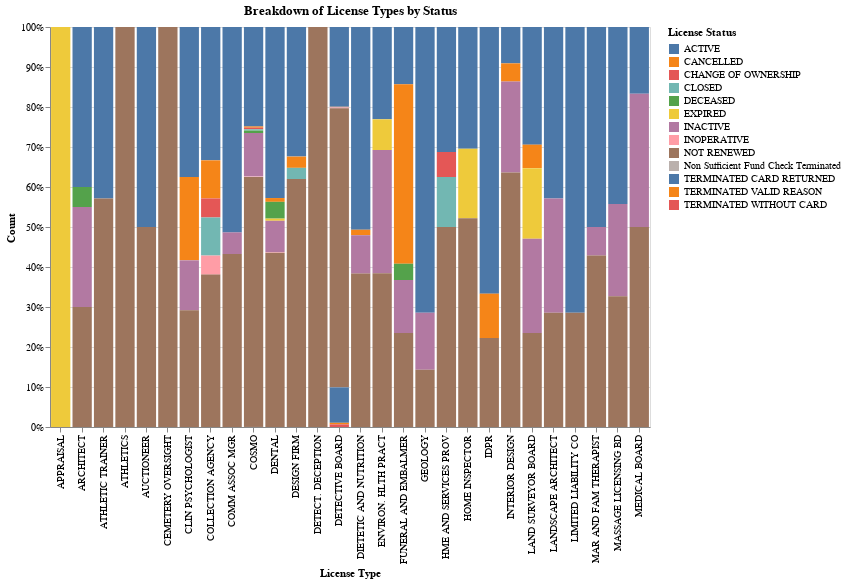

Source (notebook cell):
### Code cell
import altair as alt

# Visualization 1: Breakdown of license types by status

# Prepare the data: Count the occurrences of each status within each license type
license_status_counts = licenses_df.groupby(['License Type', 'License Status']).size().reset_index(name='Count')

# Create the chart: Stacked bar chart
chart1 = alt.Chart(license_status_counts).mark_bar().encode(
    x='License Type',
    y=alt.Y('Count', stack='normalize'),
    color='License Status',
    tooltip=['License Type', 'License Status', 'Count']
).properties(
    width=600,
    height=400,
    title="Breakdown of License Types by Status"
).interactive()

chart1

### Figure 1 — Vega-Lite specification as saved in the notebook (floating-point values rounded to 4 significant figures)
{"config": {"view": {"continuousWidth": 300, "continuousHeight": 300}}, "data": {"name": "data-405f1a50d0cd29fe2260e00bf5c23752"}, "mark": {"type": "bar"}, "encoding": {"color": {"field": "License Status", "type": "nominal"}, "tooltip": [{"field": "License Type", "type": "nominal"}, {"field": "License Status", "type": "nominal"}, {"field": "Count", "type": "quantitative"}], "x": {"field": "License Type", "type": "nominal"}, "y": {"field": "Count", "stack": "normalize", "type": "quantitative"}}, "height": 400, "params": [{"name": "param_8", "select": {"type": "interval", "encodings": ["x", "y"]}, "bind": "scales"}], "title": "Breakdown of License Types by Status", "width": 600, "$schema": "https://vega.github.io/schema/vega-lite/v5.16.3.json", "datasets": {"data-405f1a50d0cd29fe2260e00bf5c23752": [{"License Type": "APPRAISAL", "License Status": "EXPIRED", "Count": 5}, {"License Type": "ARCHITECT", "License Status": "ACTIVE", "Count": 8}, {"License Type": "ARCHITECT", "License Status": "DECEASED", "Count": 1}, {"License Type": "ARCHITECT", "License Status": "INACTIVE", "Count": 5}, {"License Type": "ARCHITECT", "License Status": "NOT RENEWED", "Count": 6}, {"License Type": "ATHLETIC TRAINER", "License Status": "ACTIVE", "Count": 6}, {"License Type": "ATHLETIC TRAINER", "License Status": "NOT RENEWED", "Count": 8}, {"License Type": "ATHLETICS", "License Status": "NOT RENEWED", "Count": 15}, {"License Type": "AUCTIONEER", "License Status": "ACTIVE", "Count": 1}, {"License Type": "AUCTIONEER", "License Status": "NOT RENEWED", "Count": 1}, {"License Type": "CEMETERY OVERSIGHT", "License Status": "NOT RENEWED", "Count": 1}, {"License Type": "CLIN PSYCHOLOGIST", "License Status": "ACTIVE", "Count": 9}, {"License Type": "CLIN PSYCHOLOGIST", "License Status": "CANCELLED", "Count": 5}, {"License Type": "CLIN PSYCHOLOGIST", "License Status": "INACTIVE", "Count": 3}, {"License Type": "CLIN PSYCHOLOGIST", "License Status": "NOT RENEWED", "Count": 7}, {"License Type": "COLLECTION AGENCY", "License Status": "ACTIVE", "Count": 7}, {"License Type": "COLLECTION AGENCY", "License Status": "CANCELLED", "Count": 2}, {"License Type": "COLLECTION AGENCY", "License Status": "CHANGE OF OWNERSHIP", "Count": 1}, {"License Type": "COLLECTION AGENCY", "License Status": "CLOSED", "Count": 2}, {"License Type": "COLLECTION AGENCY", "License Status": "INOPERATIVE", "Count": 1}, {"License Type": "COLLECTION AGENCY", "License Status": "NOT RENEWED", "Count": 8}, {"License Type": "COMM ASSOC MGR", "License Status": "ACTIVE", "Count": 19}, {"License Type": "COMM ASSOC MGR", "License Status": "INACTIVE", "Count": 2}, {"License Type": "COMM ASSOC MGR", "License Status": "NOT RENEWED", "Count": 16}, {"License Type": "COSMO", "License Status": "ACTIVE", "Count": 940}, {"License Type": "COSMO", "License Status": "CANCELLED", "Count": 12}, {"License Type": "COSMO", "License Status": "CHANGE OF OWNERSHIP", "Count": 15}, {"License Type": "COSMO", "License Status": "CLOSED", "Count": 12}, {"License Type": "COSMO", "License Status": "DECEASED", "Count": 23}, {"License Type": "COSMO", "License Status": "INACTIVE", "Count": 412}, {"License Type": "COSMO", "License Status": "INOPERATIVE", "Count": 3}, {"License Type": "COSMO", "License Status": "NOT RENEWED", "Count": 2363}, {"License Type": "COSMO", "License Status": "Non Sufficient Fund Check Terminated", "Count": 1}, {"License Type": "DENTAL", "License Status": "ACTIVE", "Count": 316}, {"License Type": "DENTAL", "License Status": "CANCELLED", "Count": 7}, {"License Type": "DENTAL", "License Status": "DECEASED", "Count": 31}, {"License Type": "DENTAL", "License Status": "EXPIRED", "Count": 4}, {"License Type": "DENTAL", "License Status": "INACTIVE", "Count": 58}, {"License Type": "DENTAL", "License Status": "INOPERATIVE", "Count": 1}, {"License Type": "DENTAL", "License Status": "NOT RENEWED", "Count": 322}, {"License Type": "DESIGN FIRM", "License Status": "ACTIVE", "Count": 23}, {"License Type": "DESIGN FIRM", "License Status": "CANCELLED", "Count": 2}, {"License Type": "DESIGN FIRM", "License Status": "CLOSED", "Count": 2}, {"License Type": "DESIGN FIRM", "License Status": "NOT RENEWED", "Count": 44}, {"License Type": "DETECT. DECEPTION", "License Status": "NOT RENEWED", "Count": 2}, {"License Type": "DETECTIVE BOARD", "License Status": "ACTIVE", "Count": 971}, {"License Type": "DETECTIVE BOARD", "License Status": "CANCELLED", "Count": 2}, {"License Type": "DETECTIVE BOARD", "License Status": "CLOSED", "Count": 3}, {"License Type": "DETECTIVE BOARD", "License Status": "DECEASED", "Count": 1}, {"License Type": "DETECTIVE BOARD", "License Status": "INACTIVE", "Count": 1}, {"License Type": "DETECTIVE BOARD", "License Status": "INOPERATIVE", "Count": 11}, {"License Type": "DETECTIVE BOARD", "License Status": "NOT RENEWED", "Count": 3395}, {"License Type": "DETECTIVE BOARD", "License Status": "Non Sufficient Fund Check Terminated", "Count": 1}, {"License Type": "DETECTIVE BOARD", "License Status": "TERMINATED CARD RETURNED", "Count": 431}, {"License Type": "DETECTIVE BOARD", "License Status": "TERMINATED VALID REASON", "Count": 19}, {"License Type": "DETECTIVE BOARD", "License Status": "TERMINATED WITHOUT CARD", "Count": 32}, {"License Type": "DIETETIC AND NUTRITION", "License Status": "ACTIVE", "Count": 37}, {"License Type": "DIETETIC AND NUTRITION", "License Status": "CANCELLED", "Count": 1}, {"License Type": "DIETETIC AND NUTRITION", "License Status": "INACTIVE", "Count": 7}, {"License Type": "DIETETIC AND NUTRITION", "License Status": "NOT RENEWED", "Count": 28}, {"License Type": "ENVIRON. HLTH PRACT", "License Status": "ACTIVE", "Count": 3}, {"License Type": "ENVIRON. HLTH PRACT", "License Status": "EXPIRED", "Count": 1}, {"License Type": "ENVIRON. HLTH PRACT", "License Status": "INACTIVE", "Count": 4}, {"License Type": "ENVIRON. HLTH PRACT", "License Status": "NOT RENEWED", "Count": 5}, {"License Type": "FUNERAL AND EMBALMER", "License Status": "ACTIVE", "Count": 14}, {"License Type": "FUNERAL AND EMBALMER", "License Status": "CANCELLED", "Count": 44}, {"License Type": "FUNERAL AND EMBALMER", "License Status": "DECEASED", "Count": 4}, {"License Type": "FUNERAL AND EMBALMER", "License Status": "INACTIVE", "Count": 13}, {"License Type": "FUNERAL AND EMBALMER", "License Status": "NOT RENEWED", "Count": 23}, {"License Type": "GEOLOGY", "License Status": "ACTIVE", "Count": 5}, {"License Type": "GEOLOGY", "License Status": "INACTIVE", "Count": 1}, {"License Type": "GEOLOGY", "License Status": "NOT RENEWED", "Count": 1}, {"License Type": "HME AND SERVICES PROV", "License Status": "ACTIVE", "Count": 5}, {"License Type": "HME AND SERVICES PROV", "License Status": "CHANGE OF OWNERSHIP", "Count": 1}, {"License Type": "HME AND SERVICES PROV", "License Status": "CLOSED", "Count": 2}, {"License Type": "HME AND SERVICES PROV", "License Status": "NOT RENEWED", "Count": 8}, {"License Type": "HOME INSPECTOR", "License Status": "ACTIVE", "Count": 14}, {"License Type": "HOME INSPECTOR", "License Status": "EXPIRED", "Count": 8}, {"License Type": "HOME INSPECTOR", "License Status": "NOT RENEWED", "Count": 24}, {"License Type": "IDPR", "License Status": "ACTIVE", "Count": 6}, {"License Type": "IDPR", "License Status": "CANCELLED", "Count": 1}, {"License Type": "IDPR", "License Status": "NOT RENEWED", "Count": 2}, {"License Type": "INTERIOR DESIGN", "License Status": "ACTIVE", "Count": 2}, {"License Type": "INTERIOR DESIGN", "License Status": "CANCELLED", "Count": 1}, {"License Type": "INTERIOR DESIGN", "License Status": "INACTIVE", "Count": 5}, {"License Type": "INTERIOR DESIGN", "License Status": "NOT RENEWED", "Count": 14}, {"License Type": "LAND SURVEYOR BOARD", "License Status": "ACTIVE", "Count": 5}, {"License Type": "LAND SURVEYOR BOARD", "License Status": "CANCELLED", "Count": 1}, {"License Type": "LAND SURVEYOR BOARD", "License Status": "EXPIRED", "Count": 3}, {"License Type": "LAND SURVEYOR BOARD", "License Status": "INACTIVE", "Count": 4}, {"License Type": "LAND SURVEYOR BOARD", "License Status": "NOT RENEWED", "Count": 4}, {"License Type": "LANDSCAPE ARCHITECT", "License Status": "ACTIVE", "Count": 3}, {"License Type": "LANDSCAPE ARCHITECT", "License Status": "INACTIVE", "Count": 2}, {"License Type": "LANDSCAPE ARCHITECT", "License Status": "NOT RENEWED", "Count": 2}, {"License Type": "LIMITED LIABILITY CO", "License Status": "ACTIVE", "Count": 15}, {"License Type": "LIMITED LIABILITY CO", "License Status": "NOT RENEWED", "Count": 6}, {"License Type": "MAR AND FAM THERAPIST", "License Status": "ACTIVE", "Count": 7}, {"License Type": "MAR AND FAM THERAPIST", "License Status": "INACTIVE", "Count": 1}, {"License Type": "MAR AND FAM THERAPIST", "License Status": "NOT RENEWED", "Count": 6}, {"License Type": "MASSAGE LICENSING BD", "License Status": "ACTIVE", "Count": 23}, {"License Type": "MASSAGE LICENSING BD", "License Status": "INACTIVE", "Count": 12}, {"License Type": "MASSAGE LICENSING BD", "License Status": "NOT RENEWED", "Count": 17}, {"License Type": "MEDICAL BOARD", "License Status": "ACTIVE", "Count": 1}, {"License Type": "MEDICAL BOARD", "License Status": "INACTIVE", "Count": 2}, {"License Type": "MEDICAL BOARD", "License Status": "NOT RENEWED", "Count": 3}]}}
